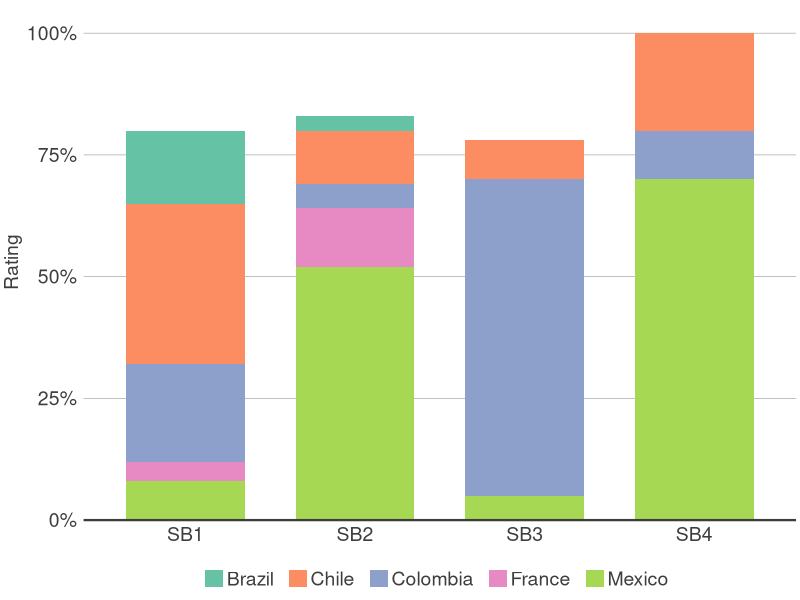
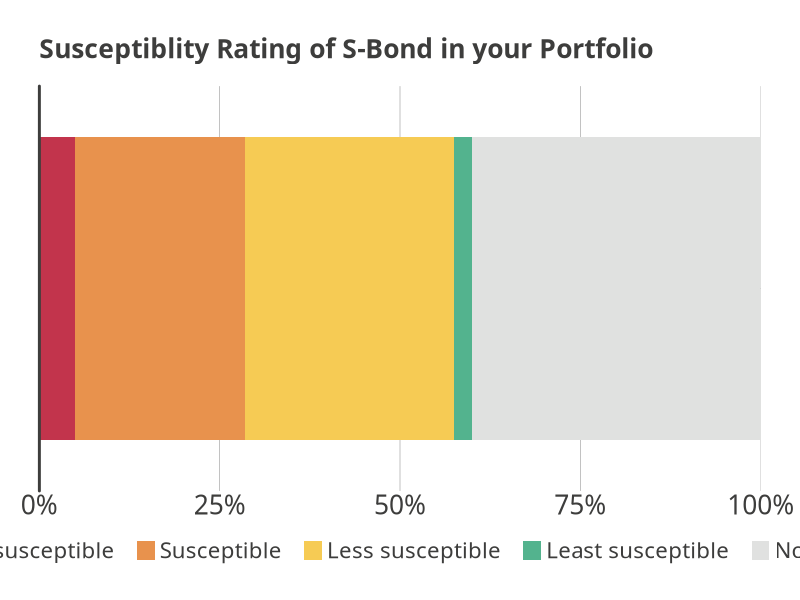
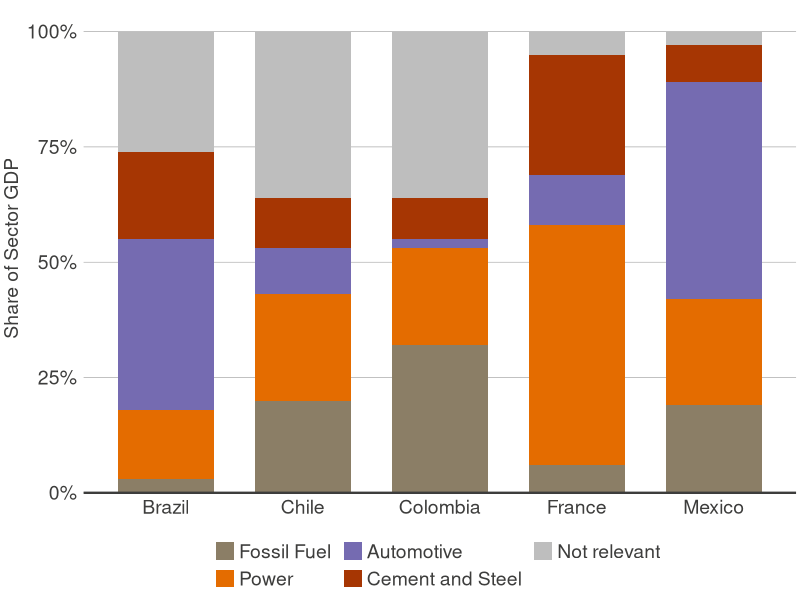
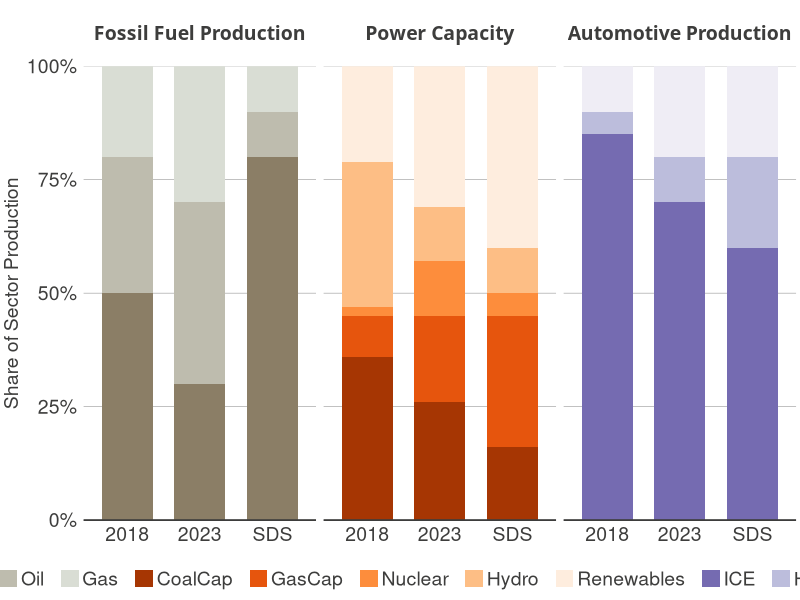

The R script that drew these images, in order:
## ---- chunk 1
knitr::opts_chunk$set(echo = TRUE)
library(tidyverse)
library(scales)
library(RColorBrewer)
## ---- chunk 2
# Graphic elements
text_size <- 14
text_color <- "#3D3D3C"
text_family <- "Source Sans Pro"
axis_color <- "#3D3D3C"

# Theme
theme_barcharts <-function(base_size = text_size, text_family = "") {
  theme(axis.line.x = element_line(colour = text_color,size = 0.5),
        axis.line.y = element_blank(),
        axis.ticks = element_blank(),
        axis.text.x = element_text(colour = text_color,size = text_size),
        axis.text.y = element_text(colour = text_color,size = text_size),
        axis.title.x = element_blank(),
        axis.title.y = element_text(colour = text_color,size = text_size),
        #legend.position=c(0.5,0),#legend.position = "none",
        legend.position = "none",
        legend.direction ="horizontal",
        legend.text = element_text(size = text_size,colour = text_color),
        legend.background = element_rect(fill = "transparent",colour = NA),
        legend.key.size = unit(0.4,"cm"),
        #legend.title=element_blank(),
        legend.title = element_text(colour = text_color, size = text_size),
        legend.key = element_blank(),
        panel.grid.major = element_blank(),
        panel.grid.minor = element_blank(),
        panel.background = element_blank(),
        plot.background = element_rect(fill = "transparent",colour = NA),
        plot.title = element_blank(),
        text = element_text(family = text_family, size = text_size)
  )
}

## ---- chunk 3
C1 <- "Colombia"
C2 <- "Mexico"
C3 <- "Chile"
C4 <- "Brazil"
C5 <- "France"
SB1 <- "SB1"
SB2 <- "SB2"
SB3 <- "SB3"
SB4 <- "SB4"

df1 <- tibble(Country = c(C1,C1,C1,C1,C2,C2,C2,C2,C3,C3,C3,C3,C4,C4,C4,C4,C5,C5,C5,C5),
              SBond = c(SB1, SB2, SB3, SB4, SB1, SB2, SB3, SB4, SB1, SB2, SB3, SB4, SB1, SB2, SB3, SB4, SB1, SB2, SB3, SB4),
              Rating = c(0.2,0.05,0.65,0.1,0.08,0.52,0.05,0.7,0.33,0.11,0.08,0.2,0.15,0.03,0,0,0.04,0.12,0,0))

#knitr::kable(head(df1, 7), caption = "Dummy data")
head(df1, 7)
# chart values
SB.Country.colors <- c()

## ---- chunk 4
# chart
Chart1 <- ggplot(df1, aes(x = SBond, y = Rating, fill = Country)) +
            geom_col(width = 0.7) + 
            scale_fill_brewer(palette = "Set2") +
            scale_y_continuous(labels = percent_format(accuracy = 1),
                               limits = c(0, 1),
                               expand = c(0, 0, 0, 0.06)) +
            theme_barcharts() +
            theme(axis.line.x = element_line(size = 0.8, linetype = "solid", color = text_color),
                  axis.line.y = element_blank(),
                  legend.position = "bottom",
                  legend.justification = 0.5,
                  legend.key.size = unit(0.5, "cm"),
                  legend.text = element_text(margin = margin(r = 5, l = 2, unit = "pt")),
                  legend.title = element_blank(),
                  panel.border = element_blank(),
                  panel.grid.major.y = element_line(colour = "#989898", size = 0.2),
                  plot.margin = unit(c(0.1, 0.1, 0.1, 0.1), "cm"))
Chart1
## ---- chunk 5
df2 <- tibble(Rate = c("Most susceptible", "Susceptible", "Less susceptible", "Least susceptible", "Not rated"), 
              Percentage = c(0.05, 0.235, 0.290, 0.025, 0.4))

df2$Rate <- factor(df2$Rate,
                   levels = c("Most susceptible", "Susceptible", "Less susceptible", "Least susceptible", "Not rated"))

head(df2, 7)

## ---- chunk 6
# chart values
Rate.Colors <- c("Not rated" = "#E0E1E0",   
                 "Least susceptible" = "#53B38E",   
                 "Less susceptible" = "#F6CB54",  
                 "Susceptible" = "#E8924D",  
                  "Most susceptible" = "#C2344C")   

# chart
Chart2 <- ggplot(df2, aes(x = "", y = Percentage, fill = fct_rev(Rate))) + 
            geom_col() +
            coord_flip() +
            scale_fill_manual(values = Rate.Colors) +
            scale_y_continuous(labels = percent_format(accuracy = 1), limits = c(0, 1), expand = c(0, 0)) +
            #scale_x_discrete(expand = c(0, 0)) + 
            theme_void() +
            theme(axis.text.x = element_text(family = text_family, size = text_size+5, colour = text_color),
                  axis.title = element_blank(), 
                  axis.line.y = element_line(size = 1, colour = text_color),
                  legend.box.margin = unit(c(10, 0, 0, 0), "pt"),
                  legend.key.height = unit(0.5, "cm"),
                  legend.key.width = unit(0.5, "cm"),
                  legend.position = "bottom",
                  legend.text = element_text(family = text_family, size = text_size+2, colour = text_color,
                                             margin = margin(l = 3, r = 10, unit = "pt")),
                  legend.title = element_blank(),
                  panel.grid.major = element_line(colour = "#989898", size = 0.2),
                  panel.grid.minor = element_blank(),
                  plot.margin = unit(c(1, 1, 1, 1), "cm"),
                  plot.title = element_text(family = text_family, size = text_size+5, 
                  colour = text_color, face = "bold", margin = margin(b = 15, unit = "pt"))) +
            guides(fill = guide_legend(reverse = TRUE)) +
            ggtitle("Susceptiblity Rating of S-Bond in your Portfolio")
           

Chart2

## ---- chunk 7
# data
S1 <- "Power"
S2 <- "Fossil Fuel"
S3 <- "Automotive"
S4 <- "Cement and Steel"
S5 <- "Not relevant"
  
#w <- sample(1:100, 5, replace=TRUE) 
#w <- round(w/sum(w), digits = 2)

df3 <- tibble(Country = c(C1,C1,C1,C1,C1,C2,C2,C2,C2,C2,C3,C3,C3,C3,C3,C4,C4,C4,C4,C4,C5,C5,C5,C5,C5),
              Technology = c(S1, S2, S3, S4, S5, S1, S2, S3, S4, S5, S1, S2, S3, S4, S5, S1, S2, S3, S4, S5, S1, S2, S3, S4, S5),
              Sector.Share = c(0.21, 0.32, 0.02, 0.09, 0.36, 0.23, 0.19, 0.47, 0.08, 0.03, 0.23, 0.20, 0.10, 0.11, 0.36,
                                0.15, 0.03, 0.37, 0.19, 0.26, 0.52, 0.06, 0.11, 0.26, 0.05))

df3$Technology <- factor(df3$Technology, levels = c("Fossil Fuel", "Power", "Automotive", "Cement and Steel", "Not relevant"))

head(df3, 7)
## ---- chunk 8
# chart values
shipping <- "#0F1e82"     
material <- "#e46c00" 
energy <- "#8B7E66"
pow <- "#a63603"
trans <- "#756bb1"
othr <- "#9793c6"
notrelevant <- "grey"

fill_colors <- c("Cement and Steel" = pow, "Fossil Fuel" = energy, 
                 "Power" = material, "Automotive" = trans, "Not relevant" = notrelevant)

# chart
Chart3 <- ggplot(df3, aes(x = Country, y =  Sector.Share, fill = fct_rev(Technology))) +
  geom_col(width = 0.7) + 
  #scale_fill_brewer(palette = "Set2") +
  scale_fill_manual(values = fill_colors) +
  scale_y_continuous(labels = percent_format(accuracy = 1), limits = c(0, 1), expand = c(0, 0, 0, 0.06)) +
  theme_barcharts() +
  theme(axis.line.x = element_line(size = 0.8, linetype = "solid", color = text_color),
        axis.line.y = element_blank(),
        legend.position = "bottom",
        legend.justification = 0.5,
        legend.key.size = unit(0.5, "cm"),
        legend.text = element_text(margin = margin(r = 3, l = 3, unit = "pt")),
        legend.title = element_blank(),
        panel.border = element_blank(),
        panel.grid.major.y = element_line(colour = "#989898", size = 0.2),
        plot.margin = unit(c(0.1, 0.1, 0.1, 0.1), "cm")) +
  guides(fill = guide_legend(nrow = 2, reverse = TRUE)) +
  labs(y = "Share of Sector GDP")
  
Chart3

## ---- chunk 9
# data
# data
S1 <- "Power"
S2 <- "Fossil Fuel"
S3 <- "Automotive"
TR <- "Renewables"
TH <- "Hydro"
TN <- "Nuclear"
TGc <- "GasCap"
TCc <- "CoalCap"
TG <- "Gas"
TC <- "Coal"
TO <- "Oil"
TEl <- "Electric"
THyB <- "Hybrid"
TICE <- "ICE"

s.Y <- "2018"
e.Y <- "2023"
twod <- "SDS"

df4 <- tibble(Sector = c(S1,S1,S1,S1,S1,S2,S2,S2,S3,S3,S3, S1,S1,S1,S1,S1,S2,S2,S2,S3,S3,S3, S1,S1,S1,S1,S1,S2,S2,S2,S3,S3,S3),
              Technology = c(TR,TH,TN,TGc,TCc,TG,TO,TC,TEl,THyB,TICE,TR,TH,TN,TGc,TCc,TG,TO,TC,TEl,THyB,TICE,TR,TH,TN,TGc,TCc,TG,TO,TC,TEl,THyB,TICE),
              Sector.Share = c(0.21, 0.32, 0.02, 0.09, 0.36, 0.2, 0.3, 0.5, 0.1, 0.05, 0.85,
                               0.31, 0.12, 0.12, 0.19, 0.26, 0.3, 0.4, 0.3, 0.2, 0.1, 0.7,
                               0.4, 0.1, 0.05, 0.29, 0.16, 0.1, 0.1, 0.8, 0.2, 0.2, 0.6),
              Year = c(s.Y, s.Y, s.Y, s.Y, s.Y, s.Y, s.Y, s.Y, s.Y, s.Y, s.Y,
                       e.Y, e.Y, e.Y, e.Y, e.Y, e.Y, e.Y, e.Y, e.Y, e.Y, e.Y,
                       twod, twod, twod, twod, twod, twod, twod, twod, twod, twod, twod))

df4$Sector <- factor(df4$Sector, levels = c("Fossil Fuel", "Power", "Automotive"))
df4$Technology <- factor(df4$Technology, levels = c("Coal", "Oil", "Gas", "CoalCap", "GasCap", "Nuclear", "Hydro", "Renewables", "ICE", "Hybrid", "Electric"))

head(df4, 7)
## ---- chunk 10
# chart values
## orangeish
RenewablesColour <<- "#feedde"
HydroColour <<- "#fdbe85"
NuclearColour <<- "#fd8d3c"
GasCapColour <<- "#e6550d"
CoalCapColour <<- "#a63603"
## purpleish
ElectricColour <<- "#efedf5"
HybridColour <<- "#bcbddc"
ICEColour <<-"#756bb1"
## goldish
GasProdColour <<- "#D9DDD4" #"#F5F5F5" #D9DDD4
OilProdColour <<- "#BEBCAE"       #"#BEA07B" #BEBCAE
CoalProdColour <<-  "#8B7E66" # "#8C510A" #8B7E66


fill_colors <- c("Renewables" = RenewablesColour, "Hydro" = HydroColour,"Nuclear" = NuclearColour,"GasCap" = GasCapColour,"CoalCap" = CoalCapColour,
                  "Electric" = ElectricColour,"Hybrid" = HybridColour,"ICE" =ICEColour,
                 "Gas" = GasProdColour,"Oil" = OilProdColour, "Coal" =  CoalProdColour)

df4$Sector <- dplyr::recode(df4$Sector, "Fossil Fuel" = "Fossil Fuel Production", 
                                        "Power" = "Power Capacity", 
                                        "Automotive" = "Automotive Production")

# chart
Chart4 <- ggplot(df4, aes(x = Year, y =  Sector.Share, fill = fct_rev(Technology))) +
  geom_col(width = 0.7) + 
  facet_wrap(~Sector) +
  #scale_fill_brewer(palette = "Set2") +
  scale_fill_manual(values = fill_colors) +
  scale_y_continuous(labels = percent_format(accuracy = 1), limits = c(0, 1), expand = c(0, 0, 0, 0)) +
  theme_barcharts() +
  theme(axis.line.x = element_line(size = 0.6, linetype = "solid", color = text_color),
        axis.line.y = element_blank(),
        legend.position = "bottom",
        legend.justification = 0.5,
        legend.key.size = unit(0.5, "cm"),
        legend.text = element_text(margin = margin(r = 6, l = 2, unit = "pt")),
        legend.title = element_blank(),
        panel.border = element_blank(),
        panel.grid.major.y = element_line(colour = "#989898", size = 0.2),
        plot.margin = unit(c(0.1, 0.1, 0.1, 0.1), "cm"),
        strip.background  = element_blank(),
        strip.text = element_text(family = text_family, face = "bold",
                                  color = text_color, size = text_size,
                                  margin = margin(0.5, 0, 0.6, 0, "cm"))) +
  guides(fill = guide_legend(nrow = 1, reverse = TRUE)) +
  labs(y = "Share of Sector Production")

Chart4

